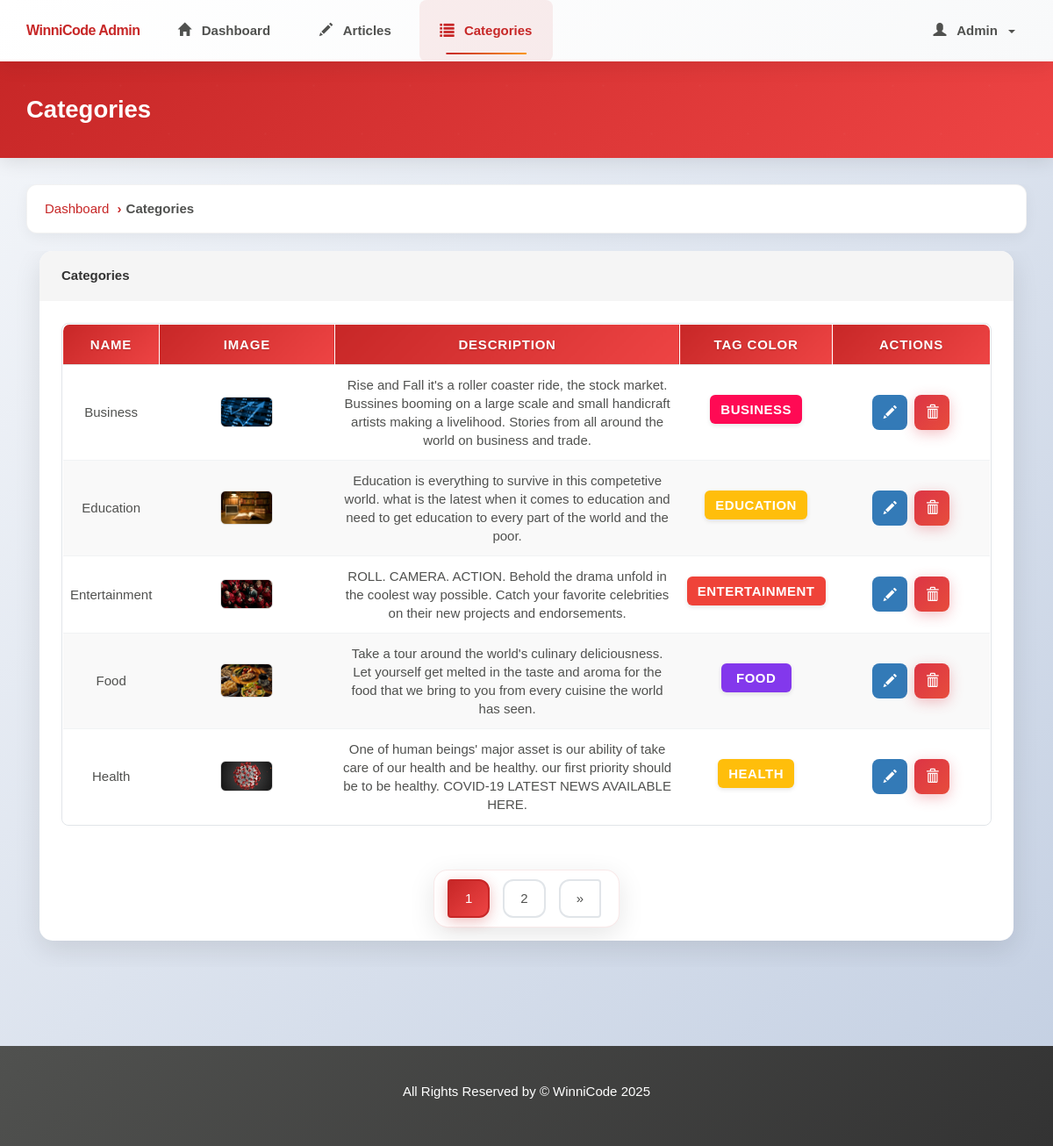
Screenshot of /admin/categories.php (signed in) with the database file from the repository.
### tables this page shows
CREATE TABLE `category` (
  `category_id` int(11) NOT NULL,
  `category_name` varchar(45) NOT NULL,
  `category_color` varchar(35) NOT NULL,
  `category_image` varchar(250) NOT NULL,
  `category_description` varchar(350) NOT NULL
);

### admin/categories.php (the view, shortened to what this page needs)
<?php
require('./includes/nav.inc.php');
?>
<section id="breadcrumb">
  <div class="container">
    <ol class="breadcrumb">
      <li><a href="./index.php">Dashboard</a></li>
      <li class="active">Categories</li>
    </ol>
  </div>
</section>
<section id="main">
  <div class="container">
    <div class="col-md-12">
      <?php
      $limit = 5;
      if (isset($_GET['page'])) {
        $page = $_GET['page'];
      } else {
        $page = 1;
      }
      $offset = ($page - 1) * $limit;
      $sql = "SELECT *
                FROM category
                ORDER BY category_name ASC
                LIMIT {$offset},{$limit}";
      $result = mysqli_query($con, $sql);
      $row = mysqli_num_rows($result);
      ?>
      <div class="panel panel-default">
        <div class="panel-heading">
          <h4 class="panel-title">Categories</h4>
        </div>
        <div class="panel-body">
          <div class="table-responsive">
            <table class="table table-striped table-hover article-list">
              <tr>
                <th style="min-width: 80px; text-align:center">Name</th>
                <th style="min-width: 100px">Image</th>
                <th style="min-width: 280px">Description</th>
                <th style="min-width: 20px">Tag Color</th>
                <th style="min-width: 20px">Actions</th>
              </tr>
              <?php
              if ($row > 0) {
                while ($data = mysqli_fetch_assoc($result)) {
                  $category_name = $data['category_name'];
                  $category_id = $data['category_id'];
                  $category_desc = $data['category_description'];
                  $category_image = $data['category_image'];
                  $category_color = $data['category_color'];
                  echo '
                      <tr>
                        <td style="text-align:center;">
                          ' . $category_name . '
                        </td>
                        <td>
                          <img src="../assets/images/category/' . $category_image . '" />
                        </td>
                        <td>
                          ' . $category_desc . '
                        </td>
                        <td>
                          <div class="tag ' . $category_color . '">' . $category_name . '</div>
                        </td>
                        <td style="vertical-align: middle; text-align: center;">
                          <div style="display: inline-flex; align-items: center; justify-content: center; gap: 8px;">
                            <a class="btn btn-primary" href="./edit-category.php?id=' . $category_id . '">
                              <span class="glyphicon glyphicon-pencil"></span>
                            </a>
                            <a class="btn btn-danger" href="./delete-category.php?id=' . $category_id . '">
                              <span class="glyphicon glyphicon-trash"></span>
                            </a>
                          </div>
                        </td>
                      </tr>
                    ';
                }
              }
              ?>
            </table>
          </div>
        </div>
        <?php
        $paginationQuery = "SELECT * FROM category";
        $paginationResult = mysqli_query($con, $paginationQuery);
        if (mysqli_num_rows($paginationResult) > 0) {
          $total_categories = mysqli_num_rows($paginationResult);
          $total_page = ceil($total_categories / $limit);
          ?>
          <div class="text-center">
            <ul class="pagination pg-red">
              <?php
              for ($i = 1; $i <= $total_page; $i++) {
                $active = "";
                if ($i == $page) {
                  $active = "active";
                }
                echo '<li class="page-item ' . $active . '"><a href="./categories.php?page=' . $i . '" class="page-link">' . $i . '</a></li>';
              }
              if ($total_page > $page) {
                echo '
                    <li class="page-item">
                      <a href="categories.php?page=' . ($page + 1) . '" class="page-link">
                        <span>&raquo;</span>
                      </a>
                    </li>';
              }
              ?>
            </ul>
          </div>
          <?php
        } else {
          echo '<div class="text-center" style="padding-top: 28px; color: var(--active-color);"><h4>You need to create a Category !</h4></div>';
        }
        ?>
      </div>
    </div>
  </div>
</section>
<?php
require('./includes/footer.inc.php')
  ?>

### admin/includes/nav.inc.php (shortened to what this page needs)
<?php
$admin_name = "Admin";
$uri = $_SERVER['REQUEST_URI'];
$page_title = "";
$home = true;
$category = false;
$article = false;
if (strpos($uri, "/categories.php") != false) {
  $page_title = " Categories";
  $home = false;
  $category = true;
}
?>
<!DOCTYPE html>
<html lang="en">
<head>
  <link href="../assets/css/partials/4-component.css" rel="stylesheet" />
  <link rel="stylesheet" href="https://maxcdn.bootstrapcdn.com/bootstrap/3.3.7/css/bootstrap.min.css" />
  <link href="../assets/css/admin/style.css" rel="stylesheet" />
  <link href="../assets/css/partials/1-variables.css" rel="stylesheet" />
  <link href="https://cdn.jsdelivr.net/npm/sweetalert2@11.10.1/dist/sweetalert2.min.css" rel="stylesheet">
</head>
<body>
  <nav class="navbar navbar-default navbar-static-top">
    <div class="container">
      <div class="navbar-header">
        <a class="navbar-brand" href="./index.php">
          WinniCode Admin
        </a>
      </div>
      <div id="navbar" class="collapse navbar-collapse">
        <ul class="nav navbar-nav">
          <li <?php if ($home)
            echo 'class="active"' ?>>
              <a href="./index.php">
                <i class="glyphicon glyphicon-home"></i>
                Dashboard
              </a>
            </li>
            <li <?php if ($article)
            echo 'class="active"' ?>>
              <a href="./articles.php">
                <i class="glyphicon glyphicon-pencil"></i>
                Articles
              </a>
            </li>
            <li <?php if ($category)
            echo 'class="active"' ?>>
              <a href="./categories.php">
                <i class="glyphicon glyphicon-list"></i>
                Categories
              </a>
            </li>
          </ul>
          <ul class="nav navbar-nav navbar-right">
            <li class="dropdown">
              <a href="#" class="dropdown-toggle" data-toggle="dropdown" role="button" aria-haspopup="true"
                aria-expanded="false">
                <i class="glyphicon glyphicon-user"></i>
              <?php echo $admin_name ?>
              <span class="caret"></span>
            </a>
          </li>
        </ul>
      </div>
    </div>
  </nav>
  <header id="header">
    <div class="container">
      <div class="row">
        <div class="col-md-12">
          <h1><?php echo $page_title ?></h1>
        </div>
      </div>
    </div>
  </header>

### admin/includes/footer.inc.php
<footer id="footer">
  <div class="container">
    <div class="row">
      <div>
        <p>All Rights Reserved by &copy; WinniCode 2025</p>
      </div>
    </div>
  </div>
</footer>
</body>
</html>

### assets/css/partials/4-component.css (style rules this page uses)
.container { width: 100%; padding-right: 15px; padding-left: 15px; margin-right: auto; margin-left: auto; max-width: 100%; overflow-x: hidden; word-wrap: break-word; overflow-wrap: break-word; }
.tag { display: inline-flex; align-items: center; justify-content: center; font-family: var(--ff-nunito); font-size: var(--ts-sml); font-weight: 800; text-transform: uppercase; color: var(--light-color); padding: 0.5rem 1rem; border-radius: 20px; margin-bottom: 0.2rem; box-shadow: 0 2px 5px rgba(0, 0, 0, 0.1); transition: all 0.3s ease; letter-spacing: 0.5px; position: relative; overflow: hidden; cursor: pointer; text-align: center; }
.tag-yellow { color: var(--black-color); background: var(--tag-yellow-color); }
.tag-pink { background: var(--tag-pink-color); }
.tag-orange { background: var(--tag-orange-color); }
.tag-purple { background: var(--tag-purple-color); }
.btn { display: inline-block; border: none; background: var(--dark-color); color: #fff; text-decoration: none; font-family: var(--ff-nunito); padding: 0.5rem 0.75rem; border-radius: var(--border-radius); transition: all 200ms ease-in-out; }
.btn-primary { background: var(--primary-color); }
.pagination { display: flex; align-items: center; justify-content: center; gap: 0.5rem; background: white; padding: 1rem 1.5rem; border-radius: 16px; box-shadow: 0 8px 30px rgba(0, 0, 0, 0.1); border: 1px solid rgba(199, 39, 39, 0.1); flex-wrap: wrap; margin: 1.5rem 0; }
.pagination a { display: flex; align-items: center; justify-content: center; min-width: 44px; height: 44px; padding: 0.5rem; background: white; color: var(--dark-color); text-decoration: none; border-radius: 12px; font-weight: 600; font-size: var(--ts-sml); transition: all 0.3s ease; border: 2px solid #e9ecef; cursor: pointer; }
.pagination a { animation: fadeInScale 0.3s ease; }

### assets/css/partials/1-variables.css (style rules this page uses)
:root { --primary-color: #c72727; --secondary-color: #f99500; --light-color: #f1f1f1; --dark-color: #50514f; --black-color: #333333; --tag-trend-color: #fa163f; --tag-yellow-color: #ffbe0b; --tag-purple-color: #8338ec; --tag-blue-color: #3a86ff; --tag-green-color: #00ff73; --tag-orange-color: #ef4339; --tag-pink-color: #ff0a54; --tag-brown-color: #663f3f; --hover-color: #ee4444; --active-color: #b90615; --ts-xs: 0.625rem; --ts-vs: 0.75rem; --ts-sml: 1rem; --ts-md: 1.25rem; --ts-lg: 1.5rem; --hs-vs: 1.6rem; --hs-sml: 2.25rem; --hs-md: 2.75rem; --hs-lg: 3.5rem; --ff-monts: "Montserrat", sans-serif; --ff-nunito: "Nunito Sans", sans-serif; --ff-noto: "Noto Serif", serif; --ff-robo: "Roboto", sans-serif; --border-radius: 5px; --space-xs: 0.5rem; --space-sm: 1rem; --space-md: 1.5rem; --space-lg: 2rem; --space-xl: 3rem; --lh-tight: 1.2; --lh-normal: 1.5; --lh-relaxed: 1.7; --lh-loose: 1.8; }

### rows the page displays
category: category_name "Business", category_image (picture), category_description "Rise and Fall it's a roller coaster ride, the stock market. Bussines booming on a large scale and small handicraft artists making a livelihood. Stories from all around the world on business and trade.", category_name "BUSINESS"
category: category_name "Education", category_image (picture), category_description "Education is everything to survive in this competetive world. what is the latest when it comes to education and need to get education to every part of the world and the poor.", category_name "EDUCATION"
category: category_name "Entertainment", category_image (picture), category_description "ROLL. CAMERA. ACTION. Behold the drama unfold in the coolest way possible. Catch your favorite celebrities on their new projects and endorsements.", category_name "ENTERTAINMENT"
category: category_name "Food", category_image (picture), category_description "Take a tour around the world's culinary deliciousness. Let yourself get melted in the taste and aroma for the food that we bring to you from every cuisine the world has seen.", category_name "FOOD"
category: category_name "Health", category_image (picture), category_description "One of human beings' major asset is our ability of take care of our health and be healthy. our first priority should be to be healthy. COVID-19 LATEST NEWS AVAILABLE HERE.", category_name "HEALTH"

### other values shown
$admin_name "Admin"
$page_title "Categories"
